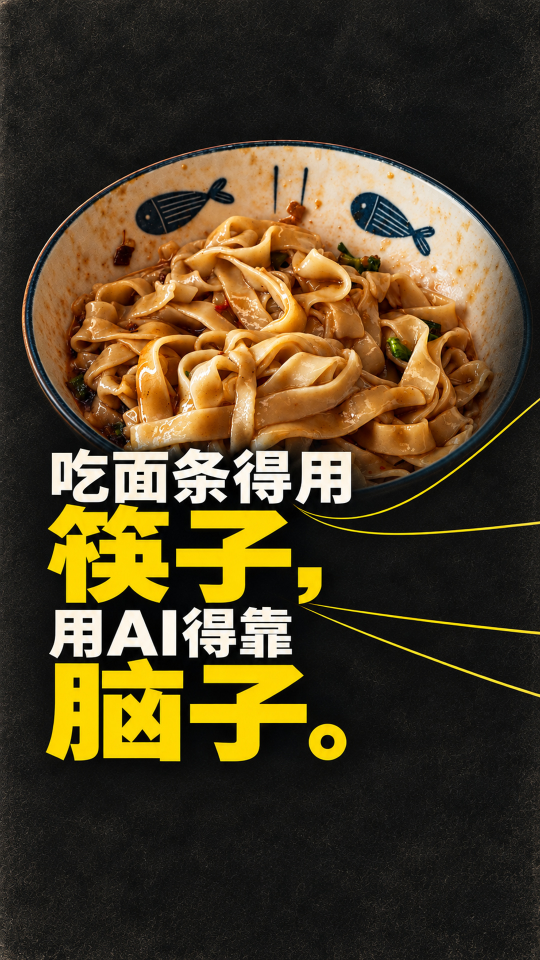
#> input picture examples/noodle-ai-upload.jpg, 1080 x 1920 px (shown at 1/2 size)
$ python check_framing.py ../examples/noodle-ai-upload.jpg --out-dir out
#> lines starting #> are read from the running program, lines starting #| are printed output that depends on the picture
"""Create exact center-crop/profile previews; no artwork or text generation."""
import argparse
import json
from pathlib import Path

def main():
    parser=argparse.ArgumentParser(description=__doc__)
    parser.add_argument('image',type=Path)
    parser.add_argument('--out-dir',type=Path,required=True)
    parser.add_argument('--title-box',type=float,nargs=4,metavar=('X0','Y0','X1','Y1'))
    args=parser.parse_args()
    try:
        from PIL import Image,ImageOps,ImageDraw
    except ImportError:
        parser.exit(2,'Optional framing preview requires Pillow or an equivalent image crop tool.\n')
    im=ImageOps.exif_transpose(Image.open(args.image)).convert('RGB')
#> im is the input picture: PIL image 1080x1920 RGB; mean R, G, B 78.5, 64.1, 37.3
    w,h=im.size;crop_h=min(h,round(w*4/3));crop_w=min(w,round(crop_h*3/4))
#> after `w, h = im.size`: w = 1080; h = 1920
#> after `crop_h = min(h, round(w * 4 / 3))`: crop_h = 1440
#> after `crop_w = min(w, round(crop_h * 3 / 4))`: crop_w = 1080
    left=(w-crop_w)//2;top=(h-crop_h)//2;box=(left,top,left+crop_w,top+crop_h)
#> after `left = (w - crop_w) // 2`: left = 0
#> after `top = (h - crop_h) // 2`: top = 240
#> after `box = (left, top, left + crop_w, top + crop_h)`: box = (0, 240, 1080, 1680)
    preview=im.crop(box);args.out_dir.mkdir(parents=True,exist_ok=True)
#> after `preview = im.crop(box)`:
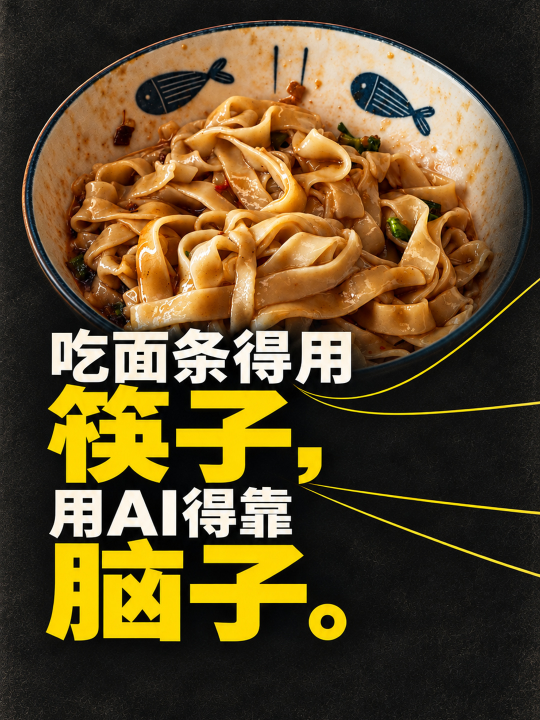
#> preview: PIL image 1080x1440 RGB (shown at 1/2 size); mean R, G, B 96.2, 77.1, 42
    preview.save(args.out_dir/'profile-3x4.png')
    thumb=preview.resize((320,427),Image.Resampling.LANCZOS);thumb.save(args.out_dir/'profile-thumbnail.png')
#> after `thumb = preview.resize((320, 427), Image.Resampling.LANCZOS)`:
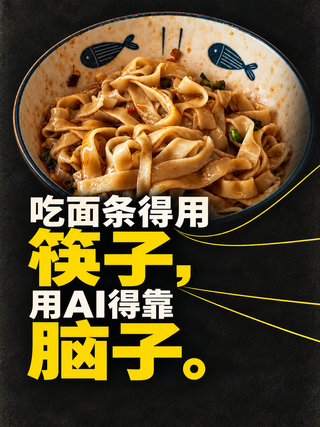
#> thumb: PIL image 320x427 RGB; mean R, G, B 96.1, 77.2, 42
    diagnostic=thumb.copy();d=ImageDraw.Draw(diagnostic,'RGBA')
    d.rectangle((0,round(427*.9),round(320*.65),426),fill=(220,30,30,55),outline=(220,30,30,180))
    diagnostic.save(args.out_dir/'profile-overlay-check.png')
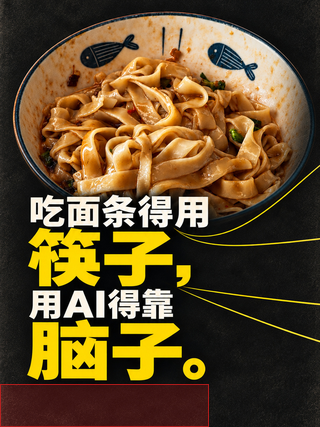
#> saved as profile-overlay-check.png: PIL image 320x427 RGB; mean R, G, B 99.3, 77.3, 42.2
    report={'source_size':[w,h],'upload_matches_default_1080x1440':(w,h)==(1080,1440),'profile_crop_box':list(box),'profile_size':list(preview.size),'thumbnail_size':[320,427],'overlay_guard_in_profile':[0,.9,.65,1],'basis':'user account screenshot observation; current publisher preview takes precedence'}
    if args.title_box:
        x0,y0,x1,y1=args.title_box
        if not (0<=x0<x1<=1 and 0<=y0<y1<=1):parser.error('title-box must be ordered normalized coordinates')
        px=[x0*w,y0*h,x1*w,y1*h]
        report['title_box_pixels']=px
        report['title_inside_profile']=(px[0]>=box[0] and px[1]>=box[1] and px[2]<=box[2] and px[3]<=box[3])
        guard=[box[0],box[1]+crop_h*.9,box[0]+crop_w*.65,box[3]]
        report['title_overlaps_overlay_guard']=(px[0]<guard[2] and px[2]>guard[0] and px[1]<guard[3] and px[3]>guard[1])
    (args.out_dir/'framing-check.json').write_text(json.dumps(report,ensure_ascii=False,indent=2),encoding='utf-8')
    print(json.dumps(report,ensure_ascii=False))
#> (printed output is left out)

if __name__=='__main__':main()
